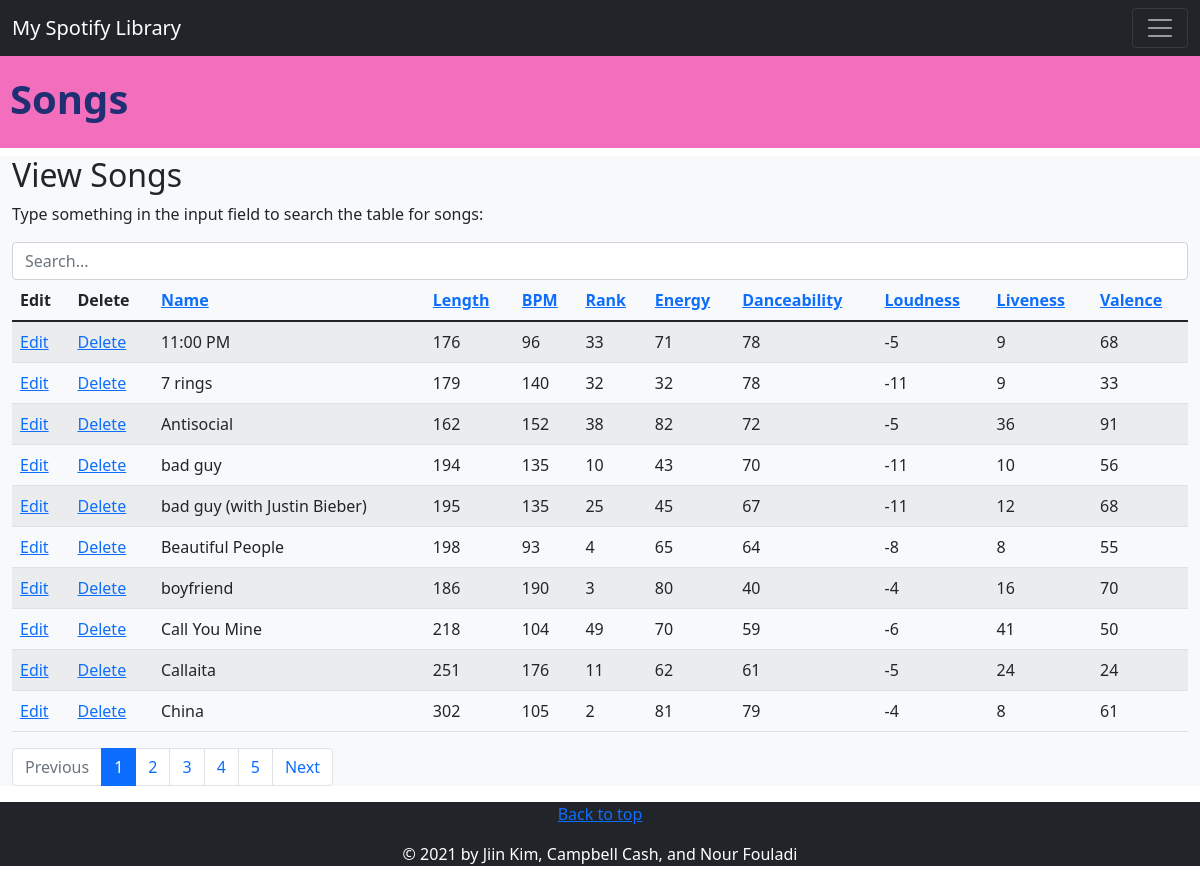
/view_songs.php, run on the app's committed database.
### tables this page shows
CREATE TABLE `spotify_songs` (
 `track_no` int NOT NULL AUTO_INCREMENT,
 `track_name` varchar(45) NOT NULL,
 `length` int NOT NULL,
 `beats_per_minute` int NOT NULL,
 `spotify_rank` int NOT NULL,
 `energy` int NOT NULL,
 `danceability` int NOT NULL,
 `loudness` int NOT NULL,
 `liveness` int NOT NULL,
 `valence` int NOT NULL,
 PRIMARY KEY (`track_no`),
 UNIQUE KEY `track_no_UNIQUE` (`track_no`),
 UNIQUE KEY `spotify_rank_UNIQUE` (`spotify_rank`)
);

### view_songs.php (the view, shortened to what this page needs)
<!DOCTYPE html>
<html lang="en">
<head>
    <link href="https://cdn.jsdelivr.net/npm/bootstrap@5.1.3/dist/css/bootstrap.min.css" rel="stylesheet">
    <link rel="stylesheet" href="css/main.css">
</head>
<body>
    <h1 id="songs-header"><strong>Songs</strong></h1>
    <div class="container-fluid container-xxl bg-light">
        <nav class="navbar navbar-expand-xxl bg-dark navbar-dark fixed-top">
            <div class="container-fluid">
                <a class="navbar-brand" href="#">My Spotify Library</a>
                <button class="navbar-toggler" type="button" data-bs-toggle="collapse" data-bs-target="#collapsibleNavbar">
                    <span class="navbar-toggler-icon"></span>
                </button>
            </div>
        </nav>
        <h2>View Songs</h2>
        <p>Type something in the input field to search the table for songs:</p>
        <input class="form-control" id="myInput" type="text" placeholder="Search...">
        <?php
        include ('mysqli_connect_to_myspotify.php');
        $results_per_page = 10;
        $query = "
                SELECT *
                FROM spotify_songs
            ";
        $result = @mysqli_query ($dbc, $query);
        $number_of_result = mysqli_num_rows($result);
        $number_of_page = ceil ($number_of_result / $results_per_page);
        if (!isset ($_GET['page']) ) {
            $current_page = 1;
        } else {
            $current_page = $_GET['page'];
        }
        $page_first_result = ($current_page-1) * $results_per_page;
        $link1 = "{$_SERVER['PHP_SELF']}?sort=n_d";
        $link2 = "{$_SERVER['PHP_SELF']}?sort=l_a";
        $link3 = "{$_SERVER['PHP_SELF']}?sort=b_a";
        $link4 = "{$_SERVER['PHP_SELF']}?sort=r_a";
        $link5 = "{$_SERVER['PHP_SELF']}?sort=e_a";
        $link6 = "{$_SERVER['PHP_SELF']}?sort=d_a";
        $link7 = "{$_SERVER['PHP_SELF']}?sort=lo_a";
        $link8 = "{$_SERVER['PHP_SELF']}?sort=li_a";
        $link9 = "{$_SERVER['PHP_SELF']}?sort=v_a";
        if (isset($_GET['sort'])) {
            switch ($_GET['sort']) {
                case 'n_a':
                    $order_by = 'track_name ASC';
                    $link1 = "{$_SERVER['PHP_SELF']}?sort=n_d";
                    break;
                case 'n_d':
                    $order_by = 'track_name DESC';
                    $link1 = "{$_SERVER['PHP_SELF']}?sort=n_a";
                    break;
                case 'l_a':
                    $order_by = 'length ASC';
                    $link2 = "{$_SERVER['PHP_SELF']}?sort=l_d";
                    break;
                case 'l_d':
                    $order_by = 'length DESC';
                    $link2 = "{$_SERVER['PHP_SELF']}?sort=l_a";
                    break;
                case 'b_a':
                    $order_by = 'beats_per_minute ASC';
                    $link3 = "{$_SERVER['PHP_SELF']}?sort=b_d";
                    break;
                case 'b_d':
                    $order_by = 'beats_per_minute DESC';
                    $link3 = "{$_SERVER['PHP_SELF']}?sort=b_a";
                    break;
                case 'r_a':
                    $order_by = 'spotify_rank ASC';
                    $link4 = "{$_SERVER['PHP_SELF']}?sort=r_d";
                    break;
                case 'r_d':
                    $order_by = 'spotify_rank DESC';
                    $link4 = "{$_SERVER['PHP_SELF']}?sort=r_a";
                    break;
                case 'e_a':
                    $order_by = 'energy ASC';
                    $link5 = "{$_SERVER['PHP_SELF']}?sort=e_d";
                    break;
                case 'e_d':
                    $order_by = 'energy DESC';
                    $link5 = "{$_SERVER['PHP_SELF']}?sort=e_a";
                    break;
                case 'd_a':
                    $order_by = 'danceability ASC';
                    $link6 = "{$_SERVER['PHP_SELF']}?sort=d_d";
                    break;
                case 'd_d':
                    $order_by = 'danceability DESC';
                    $link6 = "{$_SERVER['PHP_SELF']}?sort=d_a";
                    break;
                case 'lo_a':
                    $order_by = 'loudness ASC';
                    $link7 = "{$_SERVER['PHP_SELF']}?sort=lo_d";
                    break;
                case 'lo_d':
                    $order_by = 'loudness DESC';
                    $link7 = "{$_SERVER['PHP_SELF']}?sort=lo_a";
                    break;
                case 'li_a':
                    $order_by = 'liveness ASC';
                    $link8 = "{$_SERVER['PHP_SELF']}?sort=li_d";
                    break;
                case 'li_d':
                    $order_by = 'liveness DESC';
                    $link8 = "{$_SERVER['PHP_SELF']}?sort=li_a";
                    break;
                case 'v_a':
                    $order_by = 'valence ASC';
                    $link9 = "{$_SERVER['PHP_SELF']}?sort=v_d";
                    break;
                case 'v_d':
                    $order_by = 'valence DESC';
                    $link9 = "{$_SERVER['PHP_SELF']}?sort=v_a";
                    break;
                default:
                    $order_by = 'track_name ASC';
                    break;
            }
            $sort = $_GET['sort'];
        } else {
            $order_by = 'track_name ASC';
            $sort = 'n_a';
        }
        $query = "
                    SELECT track_no,
                           track_name,
                           length,
                           beats_per_minute,
                           spotify_rank,
                           energy,
                           danceability,
                           loudness,
                           liveness,
                           valence
                    FROM spotify_songs
                    ORDER BY $order_by
                    LIMIT $page_first_result,$results_per_page
            ";
        $result = @mysqli_query ($dbc, $query);
        echo '
                <div class="row">
                    <div class="col-lg-12">
                        <table class="table table-striped table-hover table-responsive">
                            <thead>
                                <tr>
                                    <th>Edit</th>
                                    <th>Delete</th>
                                    <th><a href="' . $link1 . '">Name</a></th>
                                    <th><a href="' . $link2 . '">Length</a></th>
                                    <th><a href="' . $link3 . '">BPM</a></th>
                                    <th><a href="' . $link4 . '">Rank</a></th>
                                    <th><a href="' . $link5 . '">Energy</a></th>
                                    <th><a href="' . $link6 . '">Danceability</a></th>
                                    <th><a href="' . $link7 . '">Loudness</a></th>
                                    <th><a href="' . $link8 . '">Liveness</a></th>
                                    <th><a href="' . $link9 . '">Valence</a></th>
                                </tr>
                            </thead>
                            <tbody id="myTable">
            ';
        while ($row = mysqli_fetch_assoc($result))
        {
            echo '
                    <tr>
                        <td><a href="edit_song.php?id=' . $row['track_no'] . '">Edit</a></td>
                        <td><a href="delete_song.php?id=' . $row['track_no'] . '">Delete</a></td>
                ';
            if ($row['track_no'] >= $number_of_result) {
                echo '
                        <td>'.$row['track_name'].' <span class="badge bg-info">New</span></td>
                        <td>'.$row['length'].'</td>
                        <td>'.$row['beats_per_minute'].'</td>
                        <td>'.$row['spotify_rank'].'</td>
                        <td>'.$row['energy'].'</td>
                        <td>'.$row['danceability'].'</td>
                        <td>'.$row['loudness'].'</td>
                        <td>'.$row['liveness'].'</td>
                        <td>'.$row['valence'].'</td>
                    ';
            } else {
                echo '
                        <td>'.$row['track_name'].'</td>
                        <td>'.$row['length'].'</td>
                        <td>'.$row['beats_per_minute'].'</td>
                        <td>'.$row['spotify_rank'].'</td>
                        <td>'.$row['energy'].'</td>
                        <td>'.$row['danceability'].'</td>
                        <td>'.$row['loudness'].'</td>
                        <td>'.$row['liveness'].'</td>
                        <td>'.$row['valence'].'</td>
                    ';
            }
            echo '
                    </tr>
                ';
        }
        echo '
                            </tbody>
                        </table>
                    </div>
                </div>
            ';
        echo '
                <ul class="pagination">
            ';
        if ($current_page >= 2) {
            echo '<li class="page-item"><a class="page-link" href="view_songs.php?page=' . ($current_page - 1) . '&sort=' . $sort .'">Previous</a></li>';
        } else {
            echo '<li class="page-item disabled"><a class="page-link" href="view_songs.php?page=' . $current_page . '&sort=' . $sort .'">Previous</a></li>';
        }
        for($page = 1; $page <= $number_of_page; $page++) {
            if ($page == $current_page) {
                echo '<li class="page-item active"><a class="page-link" href="view_songs.php?page=' . $page . '&sort=' . $sort .'">' . $page . ' </a></li>';
            } else {
                echo '<li class="page-item"><a class="page-link" href="view_songs.php?page=' . $page . '&sort=' . $sort .'">' . $page . ' </a></li>';
            }
        }
        if ($current_page <= $number_of_page - 1) {
            echo '<li class="page-item"><a class="page-link" href="view_songs.php?page=' . ($current_page + 1) . '&sort=' . $sort .'">Next</a></li>';
        } else {
            echo '<li class="page-item disabled"><a class="page-link" href="view_songs.php?page=' . $current_page . '&sort=' . $sort .'">Next</a></li>';
        }
        echo '
                </ul>
            ';
        ?>
    </div>
    <footer class="bg-dark text-white text-center">
        <div class="container">
            <p class="float-right">
                <a href="#songs-header">Back to top</a>
            </p>
            <p class="text-center">© 2021 by Jiin Kim, Campbell Cash, and Nour Fouladi</p>
        </div>
    </footer>
</body>
</html>

### css/main.css (style rules this page uses)
#songs-header { background-color: #F46EBE; color: #202F72; padding-top: 25px; padding-left: 10px; padding-bottom: 25px; margin-top: 50px }

### data on the page
spotify_songs: track_name "11:00 PM", length "176", beats_per_minute "96", spotify_rank "33", energy "71", danceability "78", loudness "-5", liveness "9", valence "68"
spotify_songs: track_name "7 rings", length "179", beats_per_minute "140", spotify_rank "32", energy "32", danceability "78", loudness "-11", liveness "9", valence "33"
spotify_songs: track_name "Antisocial", length "162", beats_per_minute "152", spotify_rank "38", energy "82", danceability "72", loudness "-5", liveness "36", valence "91"
spotify_songs: track_name "bad guy", length "194", beats_per_minute "135", spotify_rank "10", energy "43", danceability "70", loudness "-11", liveness "10", valence "56"
spotify_songs: track_name "bad guy (with Justin Bieber)", length "195", beats_per_minute "135", spotify_rank "25", energy "45", danceability "67", loudness "-11", liveness "12", valence "68"
spotify_songs: track_name "Beautiful People", length "198", beats_per_minute "93", spotify_rank "4", energy "65", danceability "64", loudness "-8", liveness "8", valence "55"
spotify_songs: track_name "boyfriend", length "186", beats_per_minute "190", spotify_rank "3", energy "80", danceability "40", loudness "-4", liveness "16", valence "70"
spotify_songs: track_name "Call You Mine", length "218", beats_per_minute "104", spotify_rank "49", energy "70", danceability "59", loudness "-6", liveness "41", valence "50"
spotify_songs: track_name "Callaita", length "251", beats_per_minute "176", spotify_rank "11", energy "62", danceability "61", loudness "-5", liveness "24", valence "24"
spotify_songs: track_name "China", length "302", beats_per_minute "105", spotify_rank "2", energy "81", danceability "79", loudness "-4", liveness "8", valence "61"
